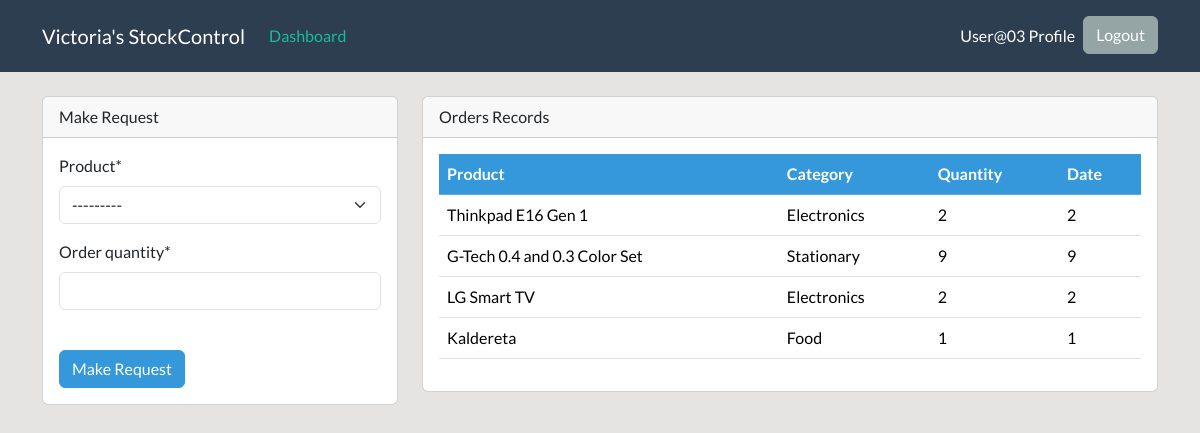
The page /dashboard/ (signed in) on the database its author committed.
### dashboard/models.py (models this page shows, shortened)
class Order(models.Model):
    product = models.ForeignKey(Product, on_delete=models.CASCADE, null=True)
    staff = models.ForeignKey(User, on_delete=models.CASCADE, null=True)
    order_quantity = models.PositiveIntegerField(null=True)
    date = models.DateTimeField(auto_now_add=True)
    class Meta:
        verbose_name_plural = 'Order'

class Product(models.Model):
    name = models.CharField(max_length=100,null=True)
    category = models.CharField(max_length=20, choices=CATEGORY, null=True)
    quantity = models.PositiveBigIntegerField(null=True)
    def __str__(self):
        return f'{self.name}-{self.quantity}'
    class Meta:
        verbose_name_plural = 'Product'

### dashboard/views.py (the view)
# urls.py: path('dashboard/',views.index, name='dashboard-index'),
@login_required
def index(request):
    employee = User.objects.all()
    orders = Order.objects.all()
    product = Product.objects.all()
    employee_count = employee.count()
    product_count = product.count()
    order_count = orders.count()
    if request.method == 'POST':
        form = OrderForm(request.POST)
        if form.is_valid():
            obj = form.save(commit=False)
            obj.staff = request.user
            obj.save()
            return redirect('dashboard-index')
    else:
        form = OrderForm()
    context = {
        'orders': orders,
        'form': form,
        'product': product,
        'employee_count': employee_count,
        'product_count': product_count,
        'order_count': order_count
    }
    return render(request,'dashboard/index.html', context)

### dashboard/forms.py
class OrderForm(forms.ModelForm):
    class Meta:
        model = Order
        fields = ['product','order_quantity']

### templates/dashboard/index.html (shortened to what this page needs)
{% extends 'component/basePage.html' %}
{% block content %}
{% if user.is_authenticated and user.is_staff and user.is_superuser %}
{% include 'component/topStatisticsAndInfo.html' %}
    <div class="container">
        <div class="row my-5">
            <div class="col-md-6">
                <div class="bg-white">
                    <canvas id="myChart1" width="400" height="300"></canvas>
                    <script>
                        var ctx = document.getElementById('myChart1').getContext('2d');
                        var myChart1 = new Chart(ctx, {
                            type: 'pie',
                            data: {
                                labels: [{% for order in orders %} '{{order.product.name}}', {% endfor %}],
                                datasets: [{
                                    label: 'Products',
                                    data: [{% for order in orders %} {{ order.order_quantity }}, {% endfor %}],
                                    backgroundColor: [
                                        'rgba(255, 99, 132, 1)',
                                        'rgba(54, 162, 235, 1)',
                                        'rgba(255, 206, 86, 1)',
                                        'rgba(75, 192, 192, 1)',
                                        'rgba(153, 102, 255, 1)',
                                        'rgba(255, 159, 64, 1)',
                                        '#E8F7EE',
                                        '#B8C4BB',
                                        '#663F46',
                                        '#3C362A',
                                        '#C9D6EA'
                                    ],
                                    borderColor: [
                                        'rgba(255, 99, 132, 1)',
                                        'rgba(54, 162, 235, 1)',
                                        'rgba(255, 206, 86, 1)',
                                        'rgba(75, 192, 192, 1)',
                                        'rgba(153, 102, 255, 1)',
                                        'rgba(255, 159, 64, 1)',
                                        '#E8F7EE',
                                        '#B8C4BB',
                                        '#663F46',
                                        '#3C362A',
                                        '#C9D6EA'
                                    ],
                                    borderWidth: 1
                                }]
                            },
                            options: {
                                scales: {
                                    yAxes: [{
                                        ticks: {
                                            beginAtZero: true
                                        }
                                    }]
                                }
                            }
                        });
                    </script>
                </div>
            </div>
            <div class="col-md-6">
                <div class="bg-white">
                    <canvas id="myChart" width="400" height="300"></canvas>
                    <script>
                        var ctx = document.getElementById('myChart').getContext('2d');
                        var myChart = new Chart(ctx, {
                            type: 'bar',
                            data: {
                                labels: [{% for product in product %} '{{product.name}}', {% endfor %}],
                                datasets: [{
                                    label: 'Products',
                                    data: [{% for product in product %} {{ product.quantity }}, {% endfor %}],
                                    backgroundColor: [
                                        'rgba(255, 99, 132, 1)',
                                        'rgba(54, 162, 235, 1)',
                                        'rgba(255, 206, 86, 1)',
                                        'rgba(75, 192, 192, 1)',
                                        'rgba(153, 102, 255, 1)',
                                        'rgba(255, 159, 64, 1)',
                                        '#E8F7EE',
                                        '#B8C4BB',
                                        '#663F46',
                                        '#3C362A',
                                        '#C9D6EA'
                                    ],
                                    borderColor: [
                                        'rgba(255, 99, 132, 1)',
                                        'rgba(54, 162, 235, 1)',
                                        'rgba(255, 206, 86, 1)',
                                        'rgba(75, 192, 192, 1)',
                                        'rgba(153, 102, 255, 1)',
                                        'rgba(255, 159, 64, 1)',
                                        '#E8F7EE',
                                        '#B8C4BB',
                                        '#663F46',
                                        '#3C362A',
                                        '#C9D6EA'
                                    ],
                                    borderWidth: 1
                                }]
                            },
                            options: {
                                scales: {
                                    yAxes: [{
                                        ticks: {
                                            beginAtZero: true
                                        }
                                    }]
                                }
                            }
                        });
                    </script>
                </div>
            </div>
        </div>
    </div>
{% else %}
    {% include 'dashboard/staff_index.html' %}
{% endif %}
{% endblock %}

### templates/component/navBarComponent.html (shortened to what this page needs)
{% load crispy_forms_tags %}
<nav class="navbar navbar-expand-lg bg-primary" data-bs-theme="dark">
  <div class="container">
    {% if user.is_authenticated %}
    <a class="navbar-brand" href="{% url 'dashboard-index' %}">Victoria's StockControl</a>
    <div class="collapse navbar-collapse" id="navbarColor01">
      <ul class="navbar-nav me-auto">
        <li class="nav-item">
          <a class="nav-link active" href="{% url 'dashboard-index' %}">Dashboard
          </a>
        </li>
      </ul>
      <ul class="navbar-nav ml-auto">
        <li class="nav-item">
          <a class="nav-link" href="{% url 'user-profile' %}">{{ user.username }}
            Profile
            <span class="visually-hidden">(current)</span></a>
        </li>
        <form method="POST" action="{% url 'user-logout' %}">
          <button class="btn btn-secondary my-2 my-sm-0" type="submit" fdprocessedid="mhuq5j">Logout</button>
        </form>
      </ul>
        {% endif %}
      </div>
    </div>
</nav>

### templates/dashboard/staff_index.html (shortened to what this page needs)
{% load crispy_forms_tags %}
<div class="container">
    <div class="row mt-4">
        <div class="col-md-4">
            <div class="card">
                <div class="card-header">
                    Make Request
                </div>
                <div class="card-body">
                    <form method="POST">
                        {{ form|crispy }}
                        <br>
                        <input class="btn btn-info btn-block" type="submit" value="Make Request">
                    </form>
                </div>
            </div>
        </div>
        <div class="col-md-8 overflow-scroll table-responsive" style="max-height: 400px;"">
            <div class="card">
                <div class="card-header">
                    Orders Records
                </div>
                <div class="card-body">
                    <table class="table table-white table-hover">
                        <thead class="table-info sticky-top">
                            <tr>
                                <th scope="col">Product</th>
                                <th scope="col">Category</th>
                                <th scope="col">Quantity</th>
                                <th scope="col">Date</th>
                            </tr>
                        </thead>
                        <tbody>
                            {% for order in orders %}
                            {% if order.staff == user %}
                            <tr>
                                <td>{{ order.product.name }}</td>
                                <td>{{ order.product.category }}</td>
                                <td>{{ order.order_quantity }}</td>
                                <td>{{ order.order_quantity }}</td>
                            </tr>
                            {% endif %}
                            {% endfor %}
                        </tbody>
                    </table>
                </div>
            </div>
        </div>
    </div>
</div>

### static/assets/style.css (style rules this page uses)
body { background: rgb(230, 227, 227); }

### rows shown on the page
Order: product.name "Thinkpad E16 Gen 1", product.category "Electronics", order_quantity "2"
Order: product.name "G-Tech 0.4 and 0.3 Color Set", product.category "Stationary", order_quantity "9"
Order: product.name "LG Smart TV", product.category "Electronics", order_quantity "2"
Order: product.name "Kaldereta", product.category "Food", order_quantity "1"

### other values the page prints
{{ user.username }} "User@03"
